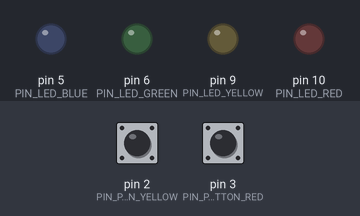
Bench run of a sketch on a simulated Arduino Uno, built with avr-gcc and run on an emulated ATmega328P. Parts: output pins drawn as LEDs (lit = HIGH). Inputs (shaded band) come from the test bench; at power-on: pin 2 (PIN_PUSHBUTTON_YELLOW) HIGH, pin 3 (PIN_PUSHBUTTON_RED) HIGH.

Above: at 1.2 s.
1.3 s: pin 2 (PIN_PUSHBUTTON_YELLOW) pulled LOW for 0.15 s
At 1.37 s:
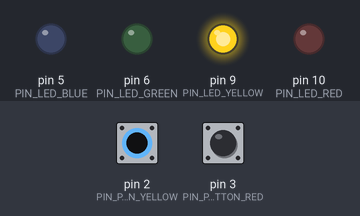
2.9 s: pin 3 (PIN_PUSHBUTTON_RED) pulled LOW for 0.15 s
At 2.97 s:
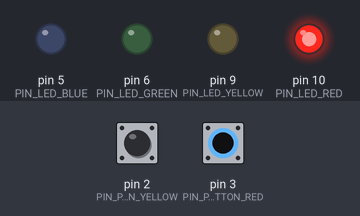
4.5 s: pin 3 (PIN_PUSHBUTTON_RED) pulled LOW for 3.2 s
At 8.8 s:
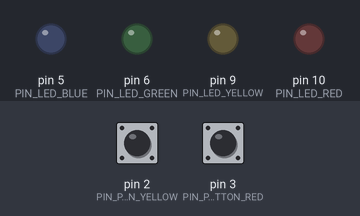
9.2 s: pin 2 (PIN_PUSHBUTTON_YELLOW) pulled LOW for 3.2 s
At 9.8 s:
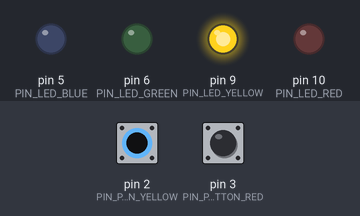
13.9 s: pin 2 (PIN_PUSHBUTTON_YELLOW) driven LOW and pin 3 (PIN_PUSHBUTTON_RED) driven LOW
At 14.4 s:
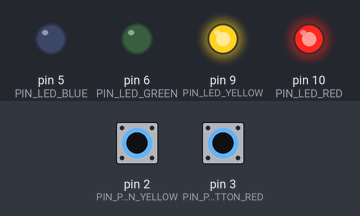
Timing chart, 0 to 16.5 s (numbered marks = the images above; inputs shaded):
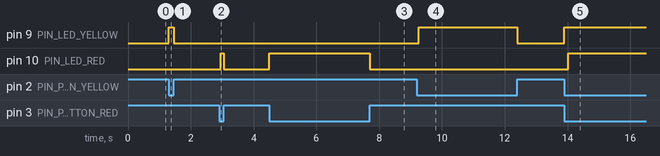

Measured:
- after the input at 1.3 s, pin 9 (PIN_LED_YELLOW): LOW → HIGH at once, → LOW 0.15 s later
- after the input at 2.9 s, pin 10 (PIN_LED_RED): LOW → HIGH after 0.06 s, → LOW 0.09 s later
- after the input at 4.5 s, pin 10 (PIN_LED_RED): LOW → HIGH at once, → LOW 3.2 s later
- after the input at 9.2 s, pin 9 (PIN_LED_YELLOW): LOW → HIGH after 0.06 s, → LOW 3.1 s later
- after the input at 13.9 s, pin 9 (PIN_LED_YELLOW): LOW → HIGH at once; pin 10 (PIN_LED_RED): LOW → HIGH after 0.12 s

The sketch:

Sequence_LEDs.ino
```cpp
#define PIN_LED_RED 10
#define PIN_LED_YELLOW 9
#define PIN_LED_GREEN 6
#define PIN_LED_BLUE 5

#define PIN_PUSHBUTTON_RED 3
#define PIN_PUSHBUTTON_YELLOW 2
#define PIN_PUSHBUTTON_GREEN 1
#define PIN_PUSHBUTTON_BLUE 0
#define ON 1
#define OFF 0

#define PRESSED 0
#define NOTPRESSED 1

uint8_t blueState = LOW;
uint8_t lastBlueState = LOW;
uint8_t greenState = LOW;
uint8_t lastGreenState = LOW;

uint8_t currentIndex = 0;
uint8_t savedLeds[10] = {PIN_LED_BLUE,
                         PIN_LED_BLUE,
                         PIN_LED_BLUE,
                         PIN_LED_BLUE,
                         PIN_LED_BLUE,
                         PIN_LED_BLUE,
                         PIN_LED_BLUE,
                         PIN_LED_BLUE,
                         PIN_LED_BLUE,
                         PIN_LED_BLUE};

volatile uint8_t mainEventFlags = 0;
#define FLAG_YELLOW_PUSHBUTTON 0X01
#define FLAG_RED_PUSHBUTTON 0x02

void setup() {
  Serial.begin(9600);

  pinMode(PIN_LED_RED, OUTPUT);
  pinMode(PIN_LED_YELLOW, OUTPUT);
  pinMode(PIN_LED_GREEN, OUTPUT);
  pinMode(PIN_LED_BLUE, OUTPUT);


  pinMode(PIN_PUSHBUTTON_RED, INPUT_PULLUP);
  pinMode(PIN_PUSHBUTTON_YELLOW, INPUT_PULLUP);
  pinMode(PIN_PUSHBUTTON_GREEN, INPUT_PULLUP);
  pinMode(PIN_PUSHBUTTON_BLUE, INPUT_PULLUP);

  attachInterrupt(digitalPinToInterrupt(PIN_PUSHBUTTON_YELLOW), yellow_pushbutton_isr, FALLING);
  attachInterrupt(digitalPinToInterrupt(PIN_PUSHBUTTON_RED), red_pushbutton_isr, FALLING);
}

void loop() {
  // give feedback when a button is pressed
  digitalWrite(PIN_LED_RED, !digitalRead(PIN_PUSHBUTTON_RED));
  digitalWrite(PIN_LED_YELLOW, !digitalRead(PIN_PUSHBUTTON_YELLOW));
  digitalWrite(PIN_LED_GREEN, (digitalRead(PIN_PUSHBUTTON_GREEN) == PRESSED));
  digitalWrite(PIN_LED_BLUE, (digitalRead(PIN_PUSHBUTTON_BLUE) == PRESSED));

  if (currentIndex < 10) {
    //check for yellow isr variable
    if (mainEventFlags & FLAG_YELLOW_PUSHBUTTON) {
      delay(60);
      mainEventFlags &= ~FLAG_YELLOW_PUSHBUTTON;
      if (digitalRead(PIN_PUSHBUTTON_YELLOW) == PRESSED) {
        //DO THE ACTION!
        //add a yellow led to the saed array at the current location
        savedLeds[currentIndex] = PIN_LED_YELLOW;
        currentIndex++;
      }
    }

    //check for RED isr variable
    if (mainEventFlags & FLAG_RED_PUSHBUTTON) {
      delay(60);
      mainEventFlags &= ~FLAG_RED_PUSHBUTTON;
      if (digitalRead(PIN_PUSHBUTTON_RED) == PRESSED) {
        //DO THE ACTION!
        //add a red led to the saed array at the current location
        savedLeds[currentIndex] = PIN_LED_RED;
        currentIndex++;
      }
    }

    greenState = digitalRead(PIN_PUSHBUTTON_GREEN);
    if (greenState != lastGreenState) {
      if (greenState == PRESSED) {
        //DO THE ACTION!
        //add a green led to the saed array at the current location
        savedLeds[currentIndex] = PIN_LED_GREEN;
        currentIndex++;
      }
      delay(50);
    }
    lastGreenState = greenState;
  }

  blueState = digitalRead(PIN_PUSHBUTTON_BLUE);
  if (blueState != lastBlueState) {
    if (blueState == PRESSED) {
      //DO THE ACTION!
      // run sequence
      // reset the array to all blues
      // reset the array index
      runSequence();
      currentIndex = 0;
      for (int index = 0; index < 10; index++) {
        savedLeds[index] = PIN_LED_BLUE;
      }
    }
    delay(50);
  }
  lastBlueState = blueState;
}

void runSequence() {
  // for loop for the array
  // get the current value
  // light that value for 1000ms
  // turn it off for 100ms

  digitalWrite(PIN_LED_RED, OFF);
  digitalWrite(PIN_LED_YELLOW, OFF);
  digitalWrite(PIN_LED_GREEN, OFF);
  digitalWrite(PIN_LED_BLUE, OFF);

  for (int index = 0; index < 10; index++) {
    digitalWrite(savedLeds[index], ON);
    delay(1000);
    digitalWrite(savedLeds[index], OFF);
    delay(100);
  }
}

void yellow_pushbutton_isr() {
  mainEventFlags |= FLAG_YELLOW_PUSHBUTTON;
}

void red_pushbutton_isr() {
  mainEventFlags |= FLAG_RED_PUSHBUTTON;
}
```
